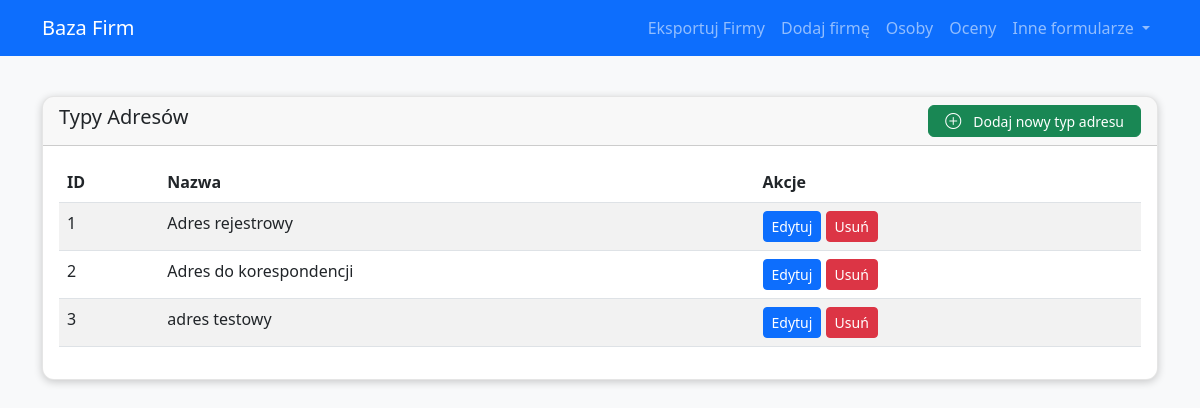
Screenshot of /address_types with the database file from the repository.
### app/models.py (models this page shows)
class AdresyTyp(db.Model):
    __tablename__ = 'ADRESY_TYP'
    ID_ADRESY_TYP = db.Column(db.Integer, primary_key=True)
    Typ_adresu = db.Column(db.Text)
    adresy = db.relationship('Adresy', backref='typ_adresu', lazy='dynamic')

### app/routes.py (the view)
@main.route('/address_types')
def list_address_types():
    address_types = AdresyTyp.query.all()
    return render_template('address_types.html', items=address_types, title='Typy Adresów')

### app/templates/address_types.html
{% extends 'base.html' %}
{% block content %}
<div class="row">
    <div class="col-12">
        <div class="card">
            <div class="card-header d-flex justify-content-between align-items-center">
                <h5 class="card-title">{{ title }}</h5>
                 <a href="{{ url_for('main.new_address_type') }}" class="btn btn-success btn-sm">
                    <i class="bi bi-plus-circle"></i> Dodaj nowy typ adresu
                </a>
            </div>
            <div class="card-body">
                <table class="table table-striped">
                    <thead>
                        <tr>
                            <th>ID</th>
                            <th>Nazwa</th>
                            <th>Akcje</th>
                        </tr>
                    </thead>
                    <tbody>
                        {% for item in items %}
                        <tr>
                            <td>{{ item.ID_ADRESY_TYP }}</td>
                            <td>{{ item.Typ_adresu }}</td>
                            <td>
                                <a href="{{ url_for('main.edit_address_type', id=item.ID_ADRESY_TYP) }}" class="btn btn-sm btn-primary">Edytuj</a>
                                <form action="{{ url_for('main.delete_address_type', id=item.ID_ADRESY_TYP) }}" method="POST" style="display: inline;">
                                    <button type="submit" class="btn btn-sm btn-danger" onclick="return confirm('Czy na pewno chcesz usunąć ten typ adresu?');">Usuń</button>
                                </form>
                            </td>
                        </tr>
                        {% endfor %}
                    </tbody>
                </table>
            </div>
        </div>
    </div>
</div>
{% endblock %}

### app/static/css/main.css (style rules this page uses)
:root { --btn-primary-color: #0d6efd; --btn-secondary-color: #6c757d; --btn-success-color: #198754; --card-border-color: rgba(0, 0, 0, 0.1); }
body { background-color: #f8f9fa; position: relative; }
.card { border-radius: 12px; box-shadow: 0 2px 8px rgba(0, 0, 0, 0.2); margin-bottom: 1.5rem; border: 1px solid var(--card-border-color); overflow: hidden; transition: all 0.3s ease; }
.card-header .btn, .mobile-filter-content .btn { height: 32px; display: inline-flex; align-items: center; justify-content: center; gap: 0.5rem; font-weight: 500; border-radius: 0.375rem; transition: all 0.2s ease; padding: 0.375rem 0.75rem; }
.d-grid.gap-2.mt-4, .d-flex.justify-content-between { display: flex !important; flex-wrap: wrap; justify-content: space-between; gap: 8px; }
.btn .bi { font-size: 1rem; margin-right: 0.25rem; }
.d-flex.justify-content-between .btn { min-width: 150px; padding: 0.5rem 1rem; font-weight: 500; display: inline-flex; align-items: center; justify-content: center; gap: 0.5rem; }
.bi { font-size: 1rem; line-height: 1; vertical-align: middle; }

### rows the page displays
AdresyTyp: ID_ADRESY_TYP "1", Typ_adresu "Adres rejestrowy"
AdresyTyp: ID_ADRESY_TYP "2", Typ_adresu "Adres do korespondencji"
AdresyTyp: ID_ADRESY_TYP "3", Typ_adresu "adres testowy"

### other values shown
{{ title }} "Typy Adresów"
